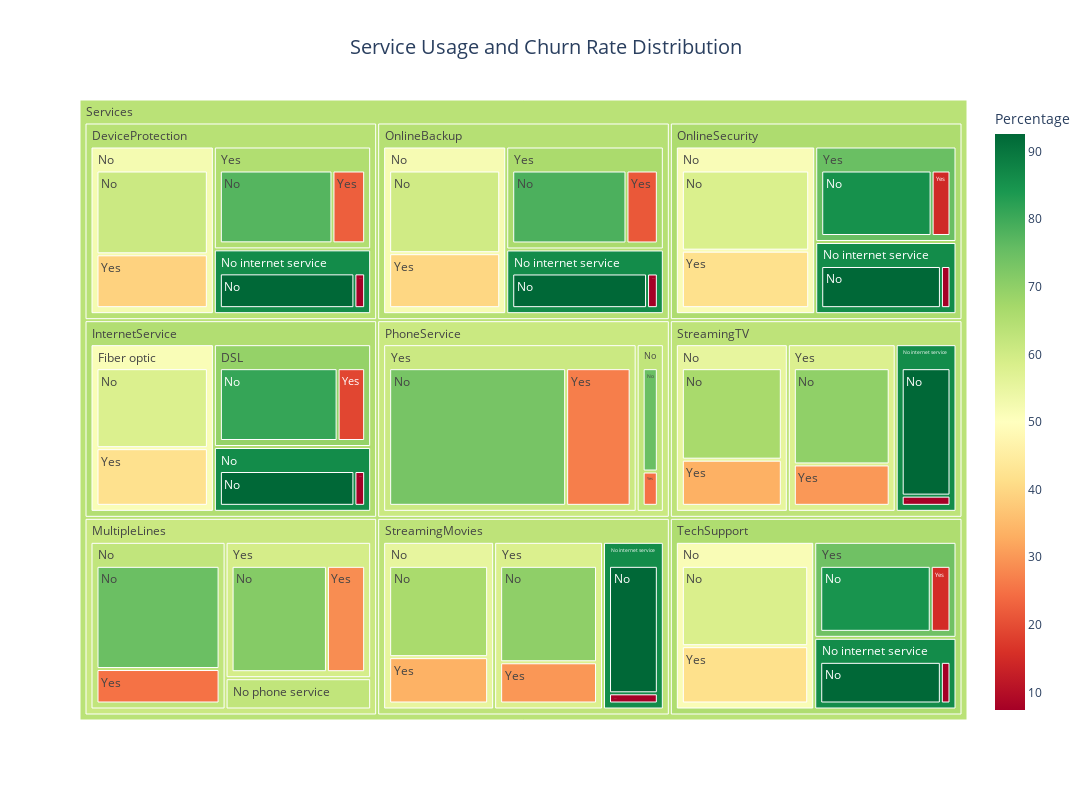

The notebook cell saved with this chart:
### Markdown cell above
### Treemap of Churn Rate by Services

### Code cell
# Create a list to store the data for treemap
treemap_data = []

for service in service_columns:
    # Calculate churn rates for each service category
    churn_by_service = df.groupby([service, 'Churn']).size().reset_index(name='count')
    total_by_service = churn_by_service.groupby(service)['count'].sum().reset_index()
    
    # Merge total counts with churn counts
    churn_by_service = churn_by_service.merge(total_by_service, on=service, suffixes=('', '_total'))
    churn_by_service['percentage'] = (churn_by_service['count'] / churn_by_service['count_total'] * 100).round(2)
    
    # Add to treemap data
    for _, row in churn_by_service.iterrows():
        treemap_data.append({
            'Service': 'Services',  # Root level
            'Type': service,        # Service type
            'Category': f"{row[service]}",  # Service category
            'Status': row['Churn'],  # Churn status
            'Count': row['count'],
            'Percentage': row['percentage']
        })

# Create DataFrame for treemap
df_treemap = pd.DataFrame(treemap_data)

# Create treemap
fig = px.treemap(
    df_treemap,
    path=['Service', 'Type', 'Category', 'Status'],
    values='Count',
    color='Percentage',
    color_continuous_scale='RdYlGn',  # Red for high churn, green for low churn
    title='Service Usage and Churn Rate Distribution',
    custom_data=['Percentage']
)

# Update layout
fig.update_layout(
    width=1200,
    height=800,
    title={
        'text': 'Service Usage and Churn Rate Distribution',
        'y':0.95,
        'x':0.5,
        'xanchor': 'center',
        'yanchor': 'top',
        'font': {'size': 20}
    }
)

# Update hover template
fig.update_traces(
    hovertemplate="<b>%{label}</b><br>" +
                  "Count: %{value}<br>" +
                  "Churn Rate: %{customdata[0]:.1f}%<extra></extra>"
)

# Show the plot
fig.show()

### Figure 1 — Plotly figure (JSON) as saved in the notebook; plotly's stock layout.template omitted (floating-point values rounded to 4 significant figures)
{"data": [{"branchvalues": "total", "customdata": [[81.04], [58.11], [60.87], [92.6], [74.96], [60.07], [58.23], [75.07], [66.32], [66.48], [58.36], [92.6], [92.6], [92.6], [92.6], [92.6], [92.6], [75.07], [77.5], [71.39], [78.47], [85.39], [73.29], [70.06], [69.93], [84.83], [18.96], [41.89], [39.13], [7.4], [25.04], [39.93], [41.77], [24.93], [33.68], [33.52], [41.64], [7.4], [7.4], [7.4], [7.4], [7.4], [7.4], [24.93], [22.5], [28.61], [21.53], [14.61], [26.71], [29.94], [30.07], [15.17], [69.27], [51.31], [52.36], [86.29], [62.46], [52.03], [51.36], [62.57], [55.33], [55.43], [51.4], [86.29], [86.29], [86.29], [86.29], [86.29], [86.29], [62.57], [65.12], [59.15], [66.21], [75.05], [60.85], [58.05], [57.94], [74.27], [64.1], [65.07], [61.07], [64.34], [65.72], [61.02], [63.09], [63.08], [65.59], [63.68]], "domain": {"x": [0, 1], "y": [0, 1]}, "hovertemplate": "<b>%{label}</b><br>Count: %{value}<br>Churn Rate: %{customdata[0]:.1f}%<extra></extra>", "ids": ["Services/InternetService/DSL/No", "Services/InternetService/Fiber optic/No", "Services/DeviceProtection/No/No", "Services/InternetService/No/No", "Services/MultipleLines/No/No", "Services/OnlineBackup/No/No", "Services/OnlineSecurity/No/No", "Services/PhoneService/No/No", "Services/StreamingMovies/No/No", "Services/StreamingTV/No/No", "Services/TechSupport/No/No", "Services/DeviceProtection/No internet service/No", "Services/OnlineBackup/No internet service/No", "Services/OnlineSecurity/No internet service/No", "Services/StreamingMovies/No internet service/No", "Services/StreamingTV/No internet service/No", "Services/TechSupport/No internet service/No", "Services/MultipleLines/No phone service/No", "Services/DeviceProtection/Yes/No", "Services/MultipleLines/Yes/No", "Services/OnlineBackup/Yes/No", "Services/OnlineSecurity/Yes/No", "Services/PhoneService/Yes/No", "Services/StreamingMovies/Yes/No", "Services/StreamingTV/Yes/No", "Services/TechSupport/Yes/No", "Services/InternetService/DSL/Yes", "Services/InternetService/Fiber optic/Yes", "Services/DeviceProtection/No/Yes", "Services/InternetService/No/Yes", "Services/MultipleLines/No/Yes", "Services/OnlineBackup/No/Yes", "Services/OnlineSecurity/No/Yes", "Services/PhoneService/No/Yes", "Services/StreamingMovies/No/Yes", "Services/StreamingTV/No/Yes", "Services/TechSupport/No/Yes", "Services/DeviceProtection/No internet service/Yes", "Services/OnlineBackup/No internet service/Yes", "Services/OnlineSecurity/No internet service/Yes", "Services/StreamingMovies/No internet service/Yes", "Services/StreamingTV/No internet service/Yes", "Services/TechSupport/No internet service/Yes", "Services/MultipleLines/No phone service/Yes", "Services/DeviceProtection/Yes/Yes", "Services/MultipleLines/Yes/Yes", "Services/OnlineBackup/Yes/Yes", "Services/OnlineSecurity/Yes/Yes", "Services/PhoneService/Yes/Yes", "Services/StreamingMovies/Yes/Yes", "Services/StreamingTV/Yes/Yes", "Services/TechSupport/Yes/Yes", "Services/InternetService/DSL", "Services/InternetService/Fiber optic", "Services/DeviceProtection/No", "Services/InternetService/No", "Services/MultipleLines/No", "Services/OnlineBackup/No", "Services/OnlineSecurity/No", "Services/PhoneService/No", "Services/StreamingMovies/No", "Services/StreamingTV/No", "Services/TechSupport/No", "Services/DeviceProtection/No internet service", "Services/OnlineBackup/No internet service", "Services/OnlineSecurity/No internet service", "Services/StreamingMovies/No internet service", "Services/StreamingTV/No internet service", "Services/TechSupport/No internet service", "Services/MultipleLines/No phone service", "Services/DeviceProtection/Yes", "Services/MultipleLines/Yes", "Services/OnlineBackup/Yes", "Services/OnlineSecurity/Yes", "Services/PhoneService/Yes", "Services/StreamingMovies/Yes", "Services/StreamingTV/Yes", "Services/TechSupport/Yes", "Services/DeviceProtection", "Services/InternetService", "Services/MultipleLines", "Services/OnlineBackup", "Services/OnlineSecurity", "Services/PhoneService", "Services/StreamingMovies", "Services/StreamingTV", "Services/TechSupport", "Services"], "labels": ["No", "No", "No", "No", "No", "No", "No", "No", "No", "No", "No", "No", "No", "No", "No", "No", "No", "No", "No", "No", "No", "No", "No", "No", "No", "No", "Yes", "Yes", "Yes", "Yes", "Yes", "Yes", "Yes", "Yes", "Yes", "Yes", "Yes", "Yes", "Yes", "Yes", "Yes", "Yes", "Yes", "Yes", "Yes", "Yes", "Yes", "Yes", "Yes", "Yes", "Yes", "Yes", "DSL", "Fiber optic", "No", "No", "No", "No", "No", "No", "No", "No", "No", "No internet service", "No internet service", "No internet service", "No internet service", "No internet service", "No internet service", "No phone service", "Yes", "Yes", "Yes", "Yes", "Yes", "Yes", "Yes", "Yes", "DeviceProtection", "InternetService", "MultipleLines", "OnlineBackup", "OnlineSecurity", "PhoneService", "StreamingMovies", "StreamingTV", "TechSupport", "Services"], "marker": {"coloraxis": "coloraxis", "colors": [81.04, 58.11, 60.87, 92.6, 74.96, 60.07, 58.23, 75.07, 66.32, 66.48, 58.36, 92.6, 92.6, 92.6, 92.6, 92.6, 92.6, 75.07, 77.5, 71.39, 78.47, 85.39, 73.29, 70.06, 69.93, 84.83, 18.96, 41.89, 39.13, 7.4, 25.04, 39.93, 41.77, 24.93, 33.68, 33.52, 41.64, 7.4, 7.4, 7.4, 7.4, 7.4, 7.4, 24.93, 22.5, 28.61, 21.53, 14.61, 26.71, 29.94, 30.07, 15.17, 69.27, 51.31, 52.36, 86.29, 62.46, 52.03, 51.36, 62.57, 55.33, 55.43, 51.4, 86.29, 86.29, 86.29, 86.29, 86.29, 86.29, 62.57, 65.12, 59.15, 66.21, 75.05, 60.85, 58.05, 57.94, 74.27, 64.1, 65.07, 61.07, 64.34, 65.72, 61.02, 63.09, 63.08, 65.59, 63.68]}, "name": "", "parents": ["Services/InternetService/DSL", "Services/InternetService/Fiber optic", "Services/DeviceProtection/No", "Services/InternetService/No", "Services/MultipleLines/No", "Services/OnlineBackup/No", "Services/OnlineSecurity/No", "Services/PhoneService/No", "Services/StreamingMovies/No", "Services/StreamingTV/No", "Services/TechSupport/No", "Services/DeviceProtection/No internet service", "Services/OnlineBackup/No internet service", "Services/OnlineSecurity/No internet service", "Services/StreamingMovies/No internet service", "Services/StreamingTV/No internet service", "Services/TechSupport/No internet service", "Services/MultipleLines/No phone service", "Services/DeviceProtection/Yes", "Services/MultipleLines/Yes", "Services/OnlineBackup/Yes", "Services/OnlineSecurity/Yes", "Services/PhoneService/Yes", "Services/StreamingMovies/Yes", "Services/StreamingTV/Yes", "Services/TechSupport/Yes", "Services/InternetService/DSL", "Services/InternetService/Fiber optic", "Services/DeviceProtection/No", "Services/InternetService/No", "Services/MultipleLines/No", "Services/OnlineBackup/No", "Services/OnlineSecurity/No", "Services/PhoneService/No", "Services/StreamingMovies/No", "Services/StreamingTV/No", "Services/TechSupport/No", "Services/DeviceProtection/No internet service", "Services/OnlineBackup/No internet service", "Services/OnlineSecurity/No internet service", "Services/StreamingMovies/No internet service", "Services/StreamingTV/No internet service", "Services/TechSupport/No internet service", "Services/MultipleLines/No phone service", "Services/DeviceProtection/Yes", "Services/MultipleLines/Yes", "Services/OnlineBackup/Yes", "Services/OnlineSecurity/Yes", "Services/PhoneService/Yes", "Services/StreamingMovies/Yes", "Services/StreamingTV/Yes", "Services/TechSupport/Yes", "Services/InternetService", "Services/InternetService", "Services/DeviceProtection", "Services/InternetService", "Services/MultipleLines", "Services/OnlineBackup", "Services/OnlineSecurity", "Services/PhoneService", "Services/StreamingMovies", "Services/StreamingTV", "Services/TechSupport", "Services/DeviceProtection", "Services/OnlineBackup", "Services/OnlineSecurity", "Services/StreamingMovies", "Services/StreamingTV", "Services/TechSupport", "Services/MultipleLines", "Services/DeviceProtection", "Services/MultipleLines", "Services/OnlineBackup", "Services/OnlineSecurity", "Services/PhoneService", "Services/StreamingMovies", "Services/StreamingTV", "Services/TechSupport", "Services", "Services", "Services", "Services", "Services", "Services", "Services", "Services", "Services", ""], "type": "treemap", "values": [1962, 1799, 1884, 1413, 2541, 1855, 2037, 512, 1847, 1868, 2027, 1413, 1413, 1413, 1413, 1413, 1413, 512, 1877, 2121, 1906, 1724, 4662, 1914, 1893, 1734, 459, 1297, 1211, 113, 849, 1233, 1461, 170, 938, 942, 1446, 113, 113, 113, 113, 113, 113, 170, 545, 850, 523, 295, 1699, 818, 814, 310, 2421, 3096, 3095, 1526, 3390, 3088, 3498, 682, 2785, 2810, 3473, 1526, 1526, 1526, 1526, 1526, 1526, 682, 2422, 2971, 2429, 2019, 6361, 2732, 2707, 2044, 7043, 7043, 7043, 7043, 7043, 7043, 7043, 7043, 7043, 63387]}], "layout": {"coloraxis": {"colorbar": {"title": {"text": "Percentage"}}, "colorscale": [[0, "rgb(165,0,38)"], [0.1, "rgb(215,48,39)"], [0.2, "rgb(244,109,67)"], [0.3, "rgb(253,174,97)"], [0.4, "rgb(254,224,139)"], [0.5, "rgb(255,255,191)"], [0.6, "rgb(217,239,139)"], [0.7, "rgb(166,217,106)"], [0.8, "rgb(102,189,99)"], [0.9, "rgb(26,152,80)"], [1, "rgb(0,104,55)"]]}, "height": 800, "legend": {"tracegroupgap": 0}, "title": {"font": {"size": 20}, "text": "Service Usage and Churn Rate Distribution", "x": 0.5, "xanchor": "center", "y": 0.95, "yanchor": "top"}, "width": 1200}}
